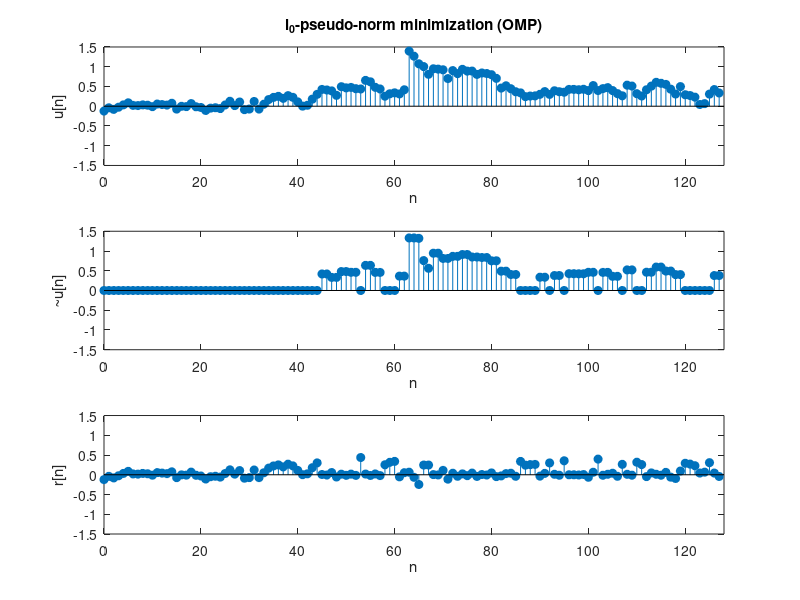

Here is the MATLAB script that generated this plot:
%% Sample 10-5
%% 冗長変換
% $\ell_0$ -ノルム最小化
% 
% 画像処理特論
% 
% 村松 正吾 
% 
% 動作確認: MATLAB R2020a
%% Redundant transforms
% $\ell_0$ -norm minimization
% 
% Advanced Topics in Image Processing
% 
% Shogo MURAMATSU
% 
% Verified: MATLAB R2020a
% 準備
% (Preparation)

close all
% 非線形近似の設定
% (Settings of non-linear approximation)

% # of Coefs.
K = 32;

% 直交マッチング追跡(OMP)法／マッチング追跡(MP)法
isOmp = true;
% 入力信号の生成
% (Generation of input sequence)

% # of input samples
nSamples = 128;

% Random process in AR(1) model
rng('default'); 
w = 0.1*randn(nSamples,1);
w(floor(end/2)) = 1;
u = filter(1,[1 -0.95],w);
% 合成辞書
% (Synthesis dictionary)

% Synthesis filters
f0 = [  1 1 ]/2;
f1 = [ -1 1 ]/2;

% (Circular) convolution matrix
nF = max(length(f0),length(f1));
X = [zeros(nF-1,nSamples-nF+1) eye(nF-1); eye(nSamples)]; % Circular extension matrix
C = [zeros(nSamples,nF-1) eye(nSamples) zeros(nSamples,nF-1)]; % Clipping matrix

% Atoms in (circular) convolution matrix
d0 = C*convmtx(f0.',nSamples+nF-1)*X;
d1 = C*convmtx(f1.',nSamples+1)*X;
%% 
% 辞書 (Dictionary) $\mathbf{D}$

% Dictionary D (Global matrix representation of synthesis filter bank)
D = zeros(nSamples,2*nSamples);
D(:,1:2:end) = d0;
D(:,2:2:end) = d1;
disp(D)
% $\ell_0$ -擬ノルム最小化による非線形近似
% (Non-linear approximation  with $\ell_0$ -pseudo-norm minimization)
% 
% $$\hat{\mathbf{s}}=\arg\min_{\mathbf{s}\in\mathbb{R}^L}\|\mathbf{s}\|_0\ \mathrm{s.t.}\ 
% \mathbf{v}=\mathbf{Ds}$$
% 
% 貪欲法による分析処理と係数選択 (Analysis process and coefficient selection by a greedy algorithm)
%% 
% * マッチング追跡法 (Matching Pursuit; MP)
% * 直交マッチング追跡法(Orthogonal MP; OMP

% Initializaton
M  = size(D,2);
e  = ones(M,1);
a  = zeros(M,1);
g  = zeros(M,1);
s  = zeros(M,1);
v = zeros(nSamples,1);
r  = u - v;
supp = [];
k = 0;
while k < K
    % Matching process
    rr = r.'*r;
    for m = 1:M %setdiff(1:M,sup)
        d = D(:,m);
        g(m) = d.'*r; % γm=<dm,r>
        a(m) = g(m)/(d.'*d); % Normalize αm=γm/||dm||^2
        e(m) = rr - g(m)*a(m); % <r-dm/||dm||^2,r> 
    end

    % Minimum value search (pursuit)
    [~,mmin]= min(e);
    % Update the support
    supp = union(supp,mmin);
    if isOmp % Orthogonal Matching Pursuit
        Ds = D(:,supp);
        s(supp)  = pinv(Ds) * u;
        k = k + 1;
    else % Matching Pursuit
        s(mmin) = s(mmin) + a(mmin); 
        k = length(supp);
    end
    % Synthesis process
    v = D*s;
    % Residual
    r = u - v;
end
%% 
% 近似結果 (Approximation result)

v = D*s;
%% 
% 近似誤差 (Residual)

r = u - v;
% グラフ描画
% (Graph plot)

figure(1)

% Input
subplot(3,1,1)
stem(0:nSamples-1,u,'filled')
axis([0 nSamples -1.5 1.5])
xlabel('n')
ylabel('u[n]')
if isOmp
    method = '(OMP)';
else
    method = '(MP)';
end
title(['l_0-pseudo-norm minimization ' method])

% NLA
subplot(3,1,2)
stem(0:nSamples-1,v,'filled')
axis([0 nSamples -1.5 1.5])
xlabel('n')
ylabel('~u[n]')

% Residual
subplot(3,1,3)
stem(0:nSamples-1,r,'filled')
axis([0 nSamples -1.5 1.5])
xlabel('n')
ylabel('r[n]')
%% 
% MSE評価 (MSE evaluation)

mymse = @(x,y) mean((x(:)-y(:)).^2);
fprintf('mse = %f\n',mymse(u,v));
%% 
% © Copyright, Shogo MURAMATSU, All rights reserved.